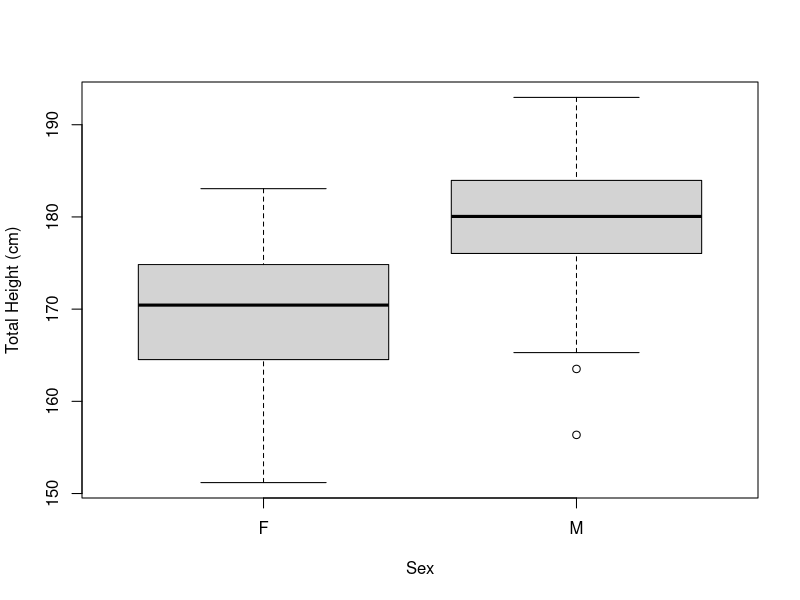
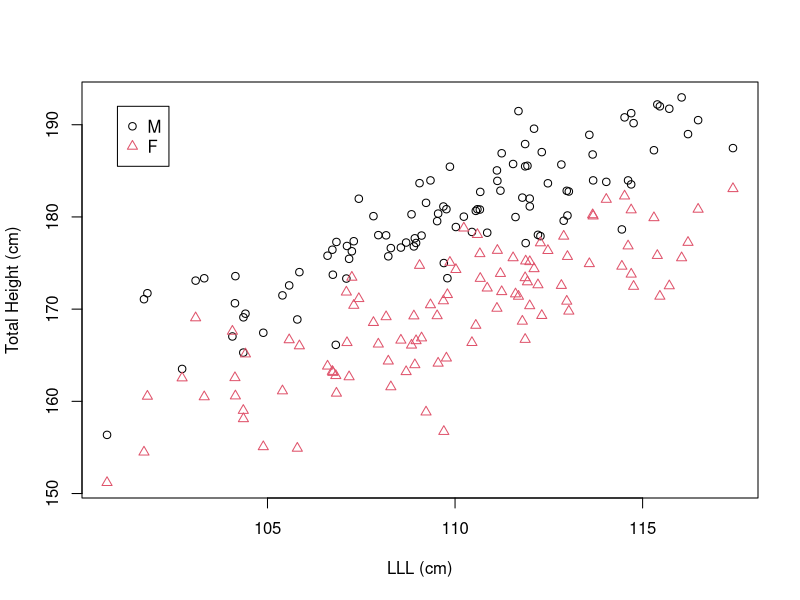
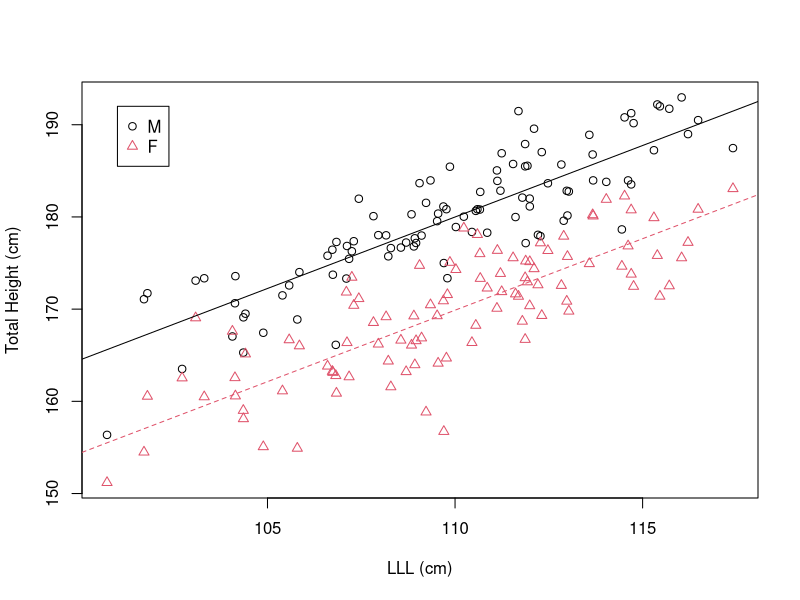
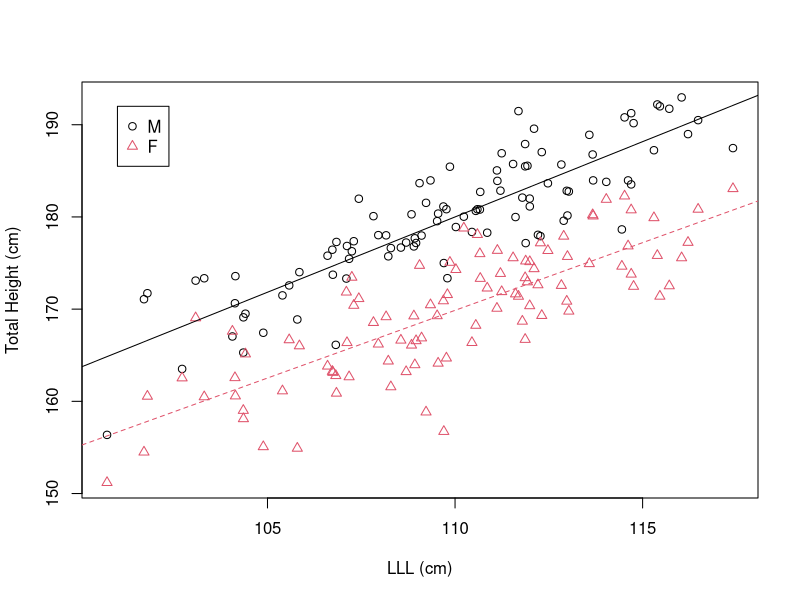
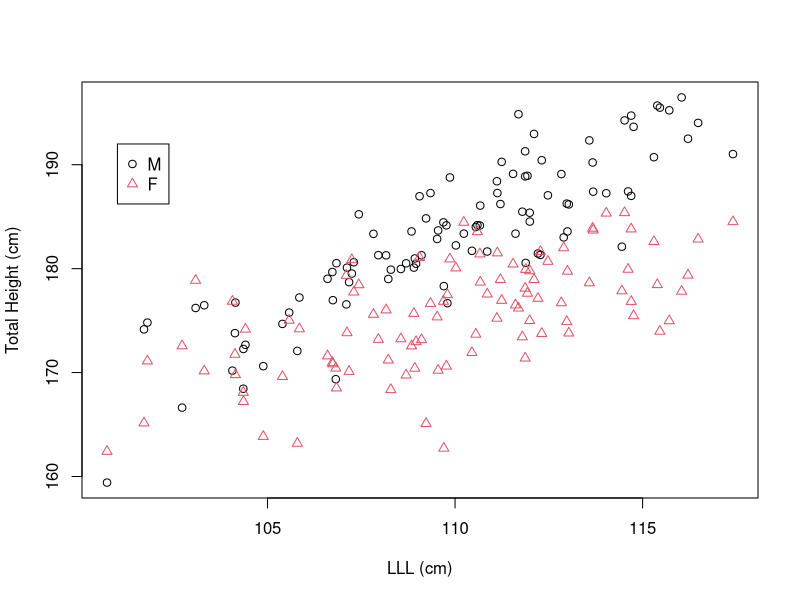
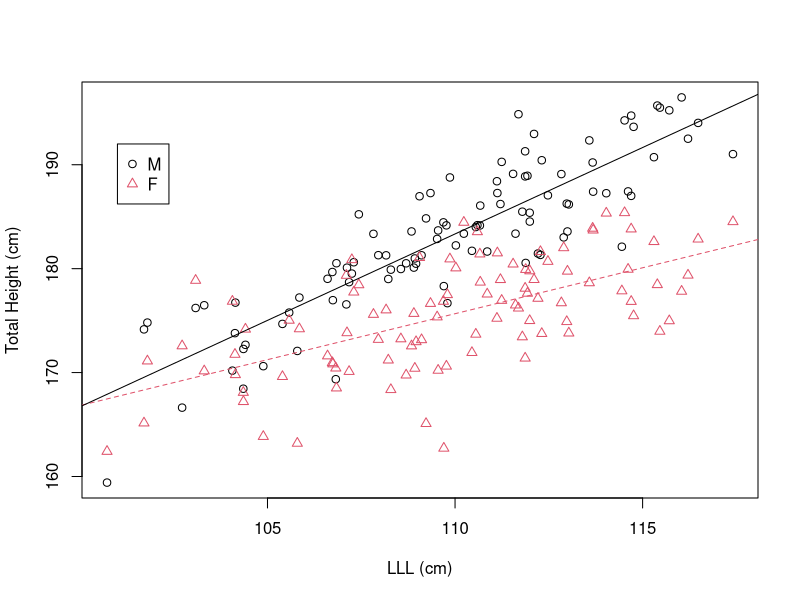

Write R code to recreate these figures, in order.
## ---- chunk 1
library (car)
set.seed (101)
LLL <- rnorm (100,110,4)
RLL <- rnorm(100, LLL,0.05)

TotalHeight <- (LLL+RLL)/2*1.8/1.1 +rnorm (100,0,4)

heightdata <- data.frame (TotalHeight, LLL, RLL)
heightdata <- rbind (heightdata, heightdata)
heightdata$TotalHeight[101:200] <- (LLL+RLL)/2*1.8/1.1 +rnorm (100,0,4)-10
heightdata$Sex <- c(rep ("M", 100), rep ("F", 100))
## ---- chunk 2
boxplot (TotalHeight~Sex, data=heightdata, ylab= "Total Height (cm)")
## ---- chunk 3
heightdata$SexNumeric <- ifelse (heightdata$Sex=="M",1,2)
          
plot (heightdata$LLL, heightdata$TotalHeight, col=heightdata$SexNumeric,
      pch=heightdata$SexNumeric, xlab="LLL (cm)", ylab= "Total Height (cm)")
legend(101, 192, legend=c("M","F"), col=1:2, pch=1:2)
## ---- chunk 4
# Fit model
model_height1 <- lm(TotalHeight ~ Sex + LLL, data=heightdata)
# ANOVA
anova(model_height1)
## ---- chunk 5
# Summary
summary (model_height1)
## ---- chunk 6
# Create new variable for plotting colours/symbols
heightdata$SexNumeric <- ifelse(test=heightdata$Sex=="M", yes=1, no=2)
 
plot (heightdata$LLL, heightdata$TotalHeight, col=heightdata$SexNumeric, 
      pch=heightdata$SexNumeric, xlab="LLL (cm)", ylab= "Total Height (cm)")
# Add legend
legend(101, 192, legend=c("M","F"), col=1:2, pch=1:2)
# Red dashes for females
abline (a=-0.6919, b=1.5507, col=2, lty=2)
# Black line for males
abline (a=(-0.6919 + 10.1102), b=1.5507)
## ---- chunk 7
# Fit model with interaction
model_height_interaction <- lm(TotalHeight ~ LLL + Sex + LLL:Sex,
                               data=heightdata)
summary(model_height_interaction)
## ---- chunk 8
plot (heightdata$LLL, heightdata$TotalHeight, col=heightdata$SexNumeric, 
      pch=heightdata$SexNumeric, xlab="LLL (cm)", ylab= "Total Height (cm)")
legend(101, 192, legend=c("M","F"), col=1:2, pch=1:2)
# Red dashes for females
abline (a=8.3556, b=1.4683, col=2, lty=2)
# Black line for males
abline (a=0.3706, b=1.633)
## ---- chunk 9
anova(model_height_interaction)
## ---- chunk 10
set.seed (101)
LLL <- rnorm (100,110,4)
RLL <- rnorm(100, LLL,0.05)

TotalHeight <- (LLL+RLL)/1.2+rnorm (100,0,4)

heightdata2 <- data.frame (TotalHeight, LLL, RLL)
heightdata2 <- rbind (heightdata2, heightdata2)
heightdata2$TotalHeight[101:200] <- (LLL+RLL)/1.9 +rnorm (100,0,4)+60
heightdata2$Sex <- c(rep ("M", 100), rep ("F", 100))
heightdata2$SexNumeric <- ifelse (heightdata2$Sex=="M",1,2)
plot (heightdata2$LLL, heightdata2$TotalHeight, col=as.numeric (heightdata2$SexNumeric), 
      pch=as.numeric (heightdata2$SexNumeric), xlab="LLL (cm)", ylab= "Total Height (cm)")
legend(101, 192, legend=c("M","F"), col=1:2, pch=1:2)

## ---- chunk 11
model_height_interaction2 <- lm(TotalHeight ~ LLL + Sex + LLL:Sex, data=heightdata2)
anova (model_height_interaction2)
summary (model_height_interaction2)
## ---- chunk 12
plot (heightdata2$LLL, heightdata2$TotalHeight, col=heightdata2$SexNumeric, 
      pch=heightdata2$SexNumeric, xlab="LLL (cm)", ylab= "Total Height (cm)")
legend(101, 192, legend=c("M","F"), col=1:2, pch=1:2)
# Red dashes for females
abline(a=78.4027, b=0.8842, col=2, lty=2)
# Black line for males
abline(a=0.3682, b=1.6634)
## ---- chunk 13
wfdata<- read.csv("data/NystedFarmsAnalysis.csv", header=T)
## ---- chunk 14
meddata<- read.csv("data/medical_dataset_for_R_lectures_v1.0.csv")
## ---- chunk 15
# NOT SHOWN TO STUDENTS
meddata<- meddata[which(is.na(meddata$vitdresul)==FALSE),]
meddata<- meddata[which(meddata$folate<200),]
# removing the irritating whitespaces in the character columns;
meddata$vitdc<-as.factor(gsub(" ", "", meddata$vitdc, fixed = TRUE))
meddata$vitbc<-as.factor(gsub(" ", "", meddata$vitbc, fixed = TRUE))
meddata$teonpres<-ifelse(test = meddata$TEON=='Yes', 1, 0)
## ---- chunk 16
multiReg_lm <- lm(vitdresul ~ TEON + folate + gend + folate:gend, data=meddata)
summary(multiReg_lm)
anova(multiReg_lm)
## ---- chunk 17
multiReg_lm <- lm(vitdresul ~ TEON + folate * gend, data=meddata)
anova(multiReg_lm)
## ---- chunk 18
multiReg_lm <- lm(vitdresul ~ TEON + folate * gend + folate, data=meddata)
Anova(multiReg_lm)
## ---- chunk 19
modelcomplex <- lm(Density ~ XPos + YPos + DistCoast + Depth + 
                     as.factor(Month) +  Phase + XPos:Phase + 
                     YPos:Phase, data=wfdata)
## ---- chunk 20
Anova(modelcomplex)
## ---- chunk 21
modelcomplex2 <- lm(Density ~ XPos + YPos + DistCoast + Depth + 
                    as.factor(Month) + Phase + XPos:Phase, 
                    data=wfdata)
Anova(modelcomplex2)
## ---- chunk 22
AIC(lm(Density ~ XPos + YPos + DistCoast + Depth + as.factor(Month) +  
                     Phase + XPos:Phase + YPos:Phase, data=wfdata))
AIC(lm(Density ~ XPos + YPos + DistCoast + Depth + as.factor(Month) +  
                     Phase + XPos:Phase, data=wfdata))
AIC(lm(Density ~ XPos + YPos + DistCoast + Depth + as.factor(Month) +  
                     Phase + YPos:Phase, data=wfdata))

## ---- chunk 23
# remove DistCoast
AIC (lm(Density ~ XPos + YPos + Depth + as.factor(Month) + 
          XPos:Phase + YPos:Phase, data=wfdata))
# remove Depth
AIC (lm(Density ~ XPos + YPos + DistCoast + as.factor(Month) + 
          XPos:Phase + YPos:Phase, data=wfdata))
# remove Month
AIC (lm(Density ~ XPos + YPos + DistCoast + Depth + 
          XPos:Phase + YPos:Phase, data=wfdata))
## ---- chunk 24
multiReg_lm <- lm(vitdresul ~ TEON + folate + gend, data=meddata)
Anova(multiReg_lm)
## ---- chunk 25
multiReg_lm <- lm(vitdresul ~ TEON + folate, data=meddata)
Anova(multiReg_lm)
## ---- chunk 26
multiReg_lm <- lm(vitdresul ~ TEON, data=meddata)
Anova(multiReg_lm)
summary(multiReg_lm)
## ---- chunk 27
AIC(lm(vitdresul ~ TEON + folate + gend + folate:gend, data=meddata))
AIC(lm(vitdresul ~ TEON + folate + gend, data=meddata))

## ---- chunk 28
AIC(lm(vitdresul ~ folate + gend + folate:gend, data=meddata))

